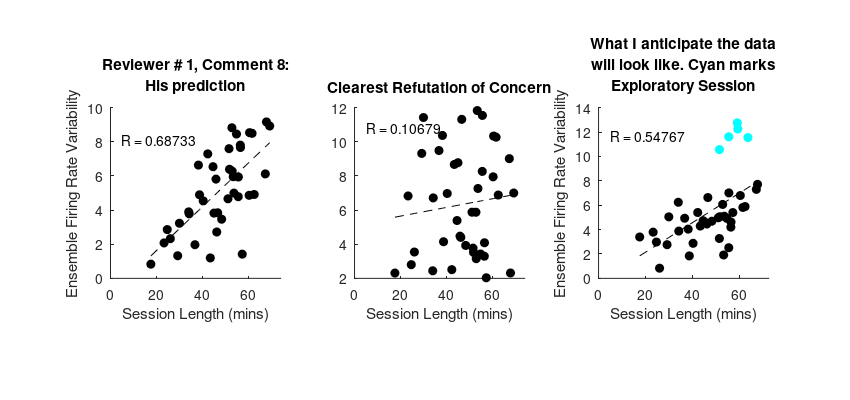

The MATLAB script that drew this image:
% Addressing the concern about ensemble firing rate varability being
% proportional to the length of the recording (IDEA DRAFT)
set(0,'units','inches')
scrnsz = get(0,'Screensize');
close all
figure('units','inches','Position',[1 scrnsz(4)*(2/3) 8.5 4]) 

% If the reviewer's concern is correct things should look like this...
Tsession = 15.*randn(40,1) + 45;
EFRV     = .1.*Tsession + 1.5.*randn(length(Tsession),1);

subplot(1,3,1),plot(Tsession, EFRV,'ok','markerfacecolor','k')
lin = polyfit(Tsession,EFRV,1);
hold on, plot(sort(Tsession),polyval(lin,sort(Tsession)),'--k')
text(min([Tsession;5]), max(EFRV)-1,['R = ' num2str(corr(Tsession,EFRV))]) 
title([{'Reviewer # 1, Comment 8:'};{'His prediction'}])
ylabel('Ensemble Firing Rate Variability')
xlabel('Session Length (mins)')
xlim([0 max(Tsession)+5])
axis square

% The cleanest difference would be...
EFRV    = 10.*rand(length(Tsession),1) + 2;
subplot(1,3,2),plot(Tsession, EFRV,'ok','markerfacecolor','k'),hold on
lin = polyfit(Tsession,EFRV,1);
plot(sort(Tsession),polyval(lin,sort(Tsession)),'--k')

text(min([Tsession;5]), max(EFRV)-1,['R = ' num2str(corr(Tsession,EFRV))]) 
title('Clearest Refutation of Concern')
xlabel('Session Length (mins)')
xlim([0 max(Tsession)+ 5])
axis square

% It is likely there is a slight linear trend in EFRV vs. Session length, but I
% anticipate that during exploration, this trend will not explain the increase
% in EFRV
temp     = mean(Tsession);
Tsession = Tsession(1:end-4);
EFRV     = .1.*Tsession + 1.5.*randn(length(Tsession),1);
tsession = temp+10+5.*randn(5,1);
eEFRV    = (max(EFRV)+4)+ randn(5,1);

subplot(1,3,3),plot(tsession,eEFRV,'oc','markerfacecolor','c'),hold on
plot(Tsession,EFRV,'ok','markerfacecolor','k')
Tsession = [Tsession; tsession];
EFRV     = [EFRV; eEFRV];
lin      = polyfit(Tsession,EFRV,1);
plot(sort(Tsession),polyval(lin,sort(Tsession)),'--k')

text(min([Tsession;5]), max(EFRV)-1,['R = ' num2str(corr(Tsession,EFRV))]) 
title([{'What I anticipate the data'};{'will look like. Cyan marks'};{'Exploratory Session'}])
ylabel('Ensemble Firing Rate Variability')
xlabel('Session Length (mins)')
xlim([0 max(Tsession)+ 5])
axis square

%%%%%%%%%%%%%%%%%%%%%%%%%%%%%%
%%% Global figure Settings %%%
%%%%%%%%%%%%%%%%%%%%%%%%%%%%%%

set(findobj(gcf,'Type','axes'),'box','off')
set(gcf,'color','w')

set(gcf,'PaperPositionMode','manual','PaperUnits','inches','PaperPosition',[0 0 8.5 4])
